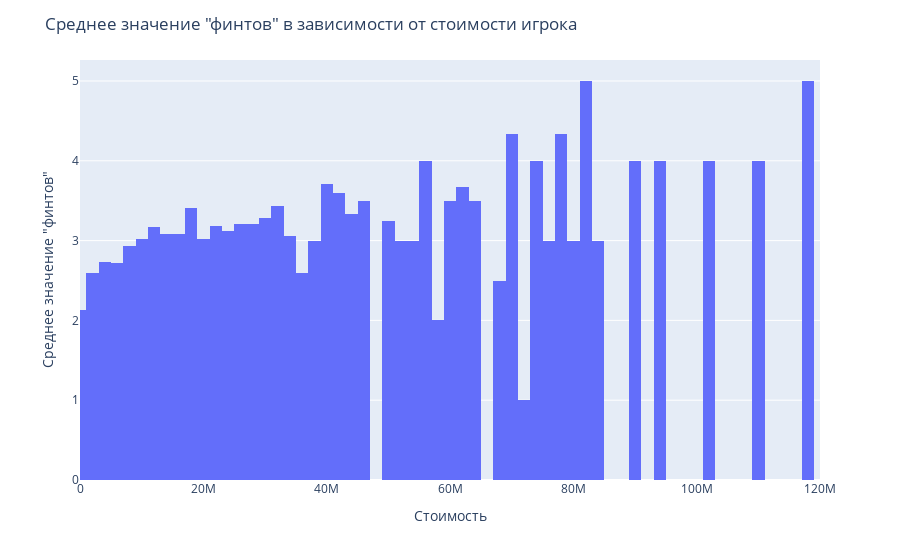

The notebook cell this image was saved under:
### Markdown cell above
# Зависит ли Стоимость игрока стоимость (Value) игрока от его "финтов" (Skill Moves)?

### Code cell
def get_correct_value(s):
    if s[-1] == 'K':
        return float(s[1:-1]) * 1e3
    elif s[-1] == 'M':
        return float(s[1:-1]) * 1e6
    else:
        return float(s[1:])


df['Correct Value'] = df['Value'].apply(get_correct_value)
# df['Skill Moves'].dtype
px.histogram(df, x='Correct Value', y='Skill Moves', histfunc='avg', range_x=[1, 120 * 1e6], nbins=70).update_layout(
    title='Среднее значение "финтов" в зависимости от стоимости игрока', yaxis_title='Среднее значение "финтов"', xaxis_title='Стоимость'
)

### Figure 1 — Plotly figure (JSON) as saved in the notebook; plotly's stock layout.template omitted (floating-point values rounded to 4 significant figures; data arrays with more than 128 entries replaced by an {"elided": "..."} marker saying what was removed)
{"data": [{"alignmentgroup": "True", "bingroup": "x", "histfunc": "avg", "hovertemplate": "Correct Value=%{x}<br>avg of Skill Moves=%{y}<extra></extra>", "legendgroup": "", "marker": {"color": "#636efa", "pattern": {"shape": ""}}, "name": "", "nbinsx": 70, "offsetgroup": "", "orientation": "v", "showlegend": false, "type": "histogram", "x": {"elided": "18207 float values"}, "xaxis": "x", "y": {"elided": "18207 float values"}, "yaxis": "y"}], "layout": {"barmode": "relative", "legend": {"tracegroupgap": 0}, "margin": {"t": 60}, "title": {"text": "Среднее значение \"финтов\" в зависимости от стоимости игрока"}, "xaxis": {"anchor": "y", "domain": [0.0, 1.0], "range": [1, 120000000.0], "title": {"text": "Стоимость"}}, "yaxis": {"anchor": "x", "domain": [0.0, 1.0], "title": {"text": "Среднее значение \"финтов\""}}}}
